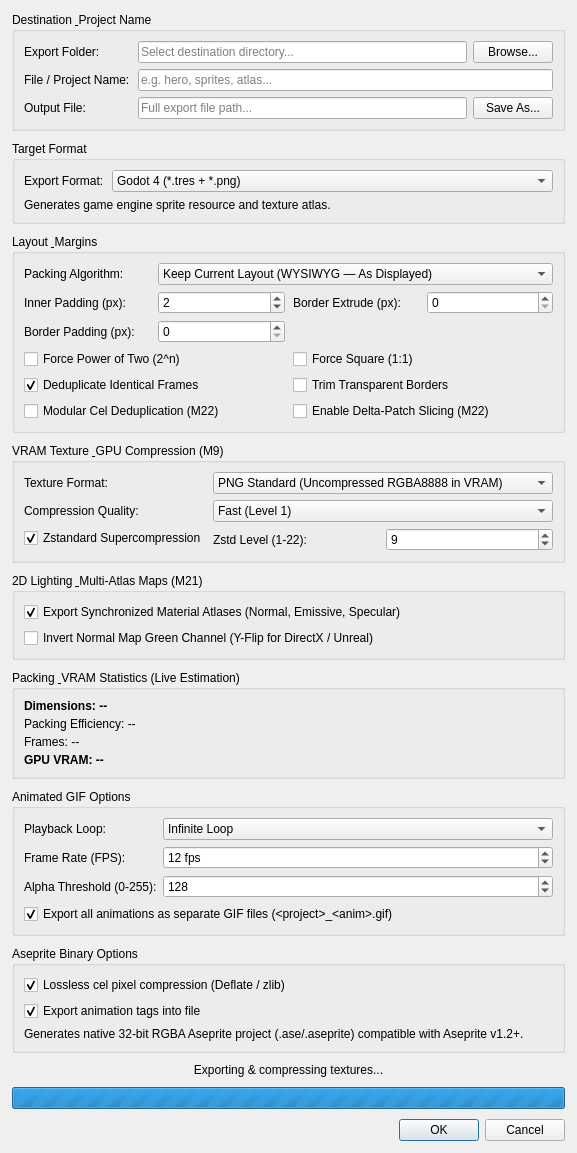
<?xml version="1.0" encoding="UTF-8"?>
<ui version="4.0">
 <class>ExportDialog</class>
 <widget class="QDialog" name="ExportDialog">
  <property name="geometry">
   <rect>
    <x>0</x>
    <y>0</y>
    <width>560</width>
    <height>640</height>
   </rect>
  </property>
  <property name="windowTitle">
   <string>Export Atlas &amp; Animations</string>
  </property>
  <layout class="QVBoxLayout" name="verticalLayoutMain">
   <property name="spacing">
    <number>10</number>
   </property>
   <property name="leftMargin">
    <number>12</number>
   </property>
   <property name="topMargin">
    <number>12</number>
   </property>
   <property name="rightMargin">
    <number>12</number>
   </property>
   <property name="bottomMargin">
    <number>12</number>
   </property>
   <item>
    <widget class="QGroupBox" name="grpDestination">
     <property name="title">
      <string>Destination &amp; Project Name</string>
     </property>
     <layout class="QGridLayout" name="gridLayoutDest">
      <property name="horizontalSpacing">
       <number>8</number>
      </property>
      <property name="verticalSpacing">
       <number>6</number>
      </property>
      <item row="0" column="0">
       <widget class="QLabel" name="lblOutputDir">
        <property name="text">
         <string>Export Folder:</string>
        </property>
       </widget>
      </item>
      <item row="0" column="1">
       <layout class="QHBoxLayout" name="hLayoutDir">
        <property name="spacing">
         <number>6</number>
        </property>
        <item>
         <widget class="QLineEdit" name="txtOutputDir">
          <property name="placeholderText">
           <string>Select destination directory...</string>
          </property>
         </widget>
        </item>
        <item>
         <widget class="QPushButton" name="btnBrowseDir">
          <property name="text">
           <string>Browse...</string>
          </property>
         </widget>
        </item>
       </layout>
      </item>
      <item row="1" column="0">
       <widget class="QLabel" name="lblBaseName">
        <property name="text">
         <string>File / Project Name:</string>
        </property>
       </widget>
      </item>
      <item row="1" column="1">
       <widget class="QLineEdit" name="txtBaseName">
        <property name="placeholderText">
         <string>e.g. hero, sprites, atlas...</string>
        </property>
       </widget>
      </item>
      <item row="2" column="0">
       <widget class="QLabel" name="lblFullExportPath">
        <property name="text">
         <string>Output File:</string>
        </property>
       </widget>
      </item>
      <item row="2" column="1">
       <layout class="QHBoxLayout" name="hLayoutFull">
        <property name="spacing">
         <number>6</number>
        </property>
        <item>
         <widget class="QLineEdit" name="txtFilePath">
          <property name="readOnly">
           <bool>false</bool>
          </property>
          <property name="placeholderText">
           <string>Full export file path...</string>
          </property>
         </widget>
        </item>
        <item>
         <widget class="QPushButton" name="btnBrowse">
          <property name="text">
           <string>Save As...</string>
          </property>
         </widget>
        </item>
       </layout>
      </item>
     </layout>
    </widget>
   </item>
   <item>
    <widget class="QGroupBox" name="grpFormat">
     <property name="title">
      <string>Target Format</string>
     </property>
     <layout class="QVBoxLayout" name="verticalLayoutFormat">
      <property name="spacing">
       <number>6</number>
      </property>
      <item>
       <layout class="QHBoxLayout" name="hLayoutFormat">
        <property name="spacing">
         <number>8</number>
        </property>
        <item>
         <widget class="QLabel" name="lblFormat">
          <property name="text">
           <string>Export Format:</string>
          </property>
         </widget>
        </item>
        <item>
         <widget class="QComboBox" name="comboFormat">
          <property name="sizePolicy">
           <sizepolicy hsizetype="Expanding" vsizetype="Fixed">
            <horstretch>0</horstretch>
            <verstretch>0</verstretch>
           </sizepolicy>
          </property>
          <item>
           <property name="text">
            <string>Godot 4 (*.tres + *.png)</string>
           </property>
          </item>
          <item>
           <property name="text">
            <string>TexturePacker JSON (*.json + *.png)</string>
           </property>
          </item>
          <item>
           <property name="text">
            <string>Aseprite JSON (*.json + *.png)</string>
           </property>
          </item>
          <item>
           <property name="text">
            <string>Unity 2D Sprite Mesh (*.unity.json + *.png)</string>
           </property>
          </item>
          <item>
           <property name="text">
            <string>Unreal Engine Paper2D (*.paper2d.json + *.png)</string>
           </property>
          </item>
         </widget>
        </item>
       </layout>
      </item>
      <item>
       <widget class="QLabel" name="lblFormatDesc">
        <property name="text">
         <string>Generates game engine sprite resource and texture atlas.</string>
        </property>
        <property name="wordWrap">
         <bool>true</bool>
        </property>
       </widget>
      </item>
     </layout>
    </widget>
   </item>
   <item>
    <widget class="QGroupBox" name="grpGeometry">
     <property name="title">
      <string>Layout &amp; Margins</string>
     </property>
     <layout class="QGridLayout" name="gridLayoutGeometry">
      <property name="horizontalSpacing">
       <number>8</number>
      </property>
      <property name="verticalSpacing">
       <number>6</number>
      </property>
      <item row="0" column="0">
       <widget class="QLabel" name="lblAlgorithm">
        <property name="text">
         <string>Packing Algorithm:</string>
        </property>
       </widget>
      </item>
      <item row="0" column="1" colspan="3">
       <widget class="QComboBox" name="comboAlgorithm">
        <item>
         <property name="text">
          <string>Keep Current Layout (WYSIWYG — As Displayed)</string>
         </property>
        </item>
        <item>
         <property name="text">
          <string>MaxRects (Best Short Side Fit — Recommended)</string>
         </property>
        </item>
        <item>
         <property name="text">
          <string>MaxRects (Best Area Fit)</string>
         </property>
        </item>
        <item>
         <property name="text">
          <string>MaxRects (Best Long Side Fit)</string>
         </property>
        </item>
        <item>
         <property name="text">
          <string>MaxRects (Bottom Left)</string>
         </property>
        </item>
        <item>
         <property name="text">
          <string>Tight Polygon Packing (Nesting — Overlapping Rects)</string>
         </property>
        </item>
        <item>
         <property name="text">
          <string>Power of Two (Row Shelf)</string>
         </property>
        </item>
        <item>
         <property name="text">
          <string>Row / Shelf</string>
         </property>
        </item>
        <item>
         <property name="text">
          <string>Uniform Grid</string>
         </property>
        </item>
       </widget>
      </item>
      <item row="1" column="0">
       <widget class="QLabel" name="lblPadding">
        <property name="text">
         <string>Inner Padding (px):</string>
        </property>
       </widget>
      </item>
      <item row="1" column="1">
       <widget class="QSpinBox" name="spinPadding">
        <property name="minimum">
         <number>0</number>
        </property>
        <property name="maximum">
         <number>32</number>
        </property>
        <property name="value">
         <number>2</number>
        </property>
       </widget>
      </item>
      <item row="1" column="2">
       <widget class="QLabel" name="lblExtrude">
        <property name="text">
         <string>Border Extrude (px):</string>
        </property>
       </widget>
      </item>
      <item row="1" column="3">
       <widget class="QSpinBox" name="spinExtrude">
        <property name="minimum">
         <number>0</number>
        </property>
        <property name="maximum">
         <number>4</number>
        </property>
        <property name="value">
         <number>0</number>
        </property>
       </widget>
      </item>
      <item row="2" column="0">
       <widget class="QLabel" name="lblBorderPadding">
        <property name="text">
         <string>Border Padding (px):</string>
        </property>
       </widget>
      </item>
      <item row="2" column="1">
       <widget class="QSpinBox" name="spinBorderPadding">
        <property name="minimum">
         <number>0</number>
        </property>
        <property name="maximum">
         <number>32</number>
        </property>
        <property name="value">
         <number>0</number>
        </property>
       </widget>
      </item>
      <item row="3" column="0" colspan="2">
       <widget class="QCheckBox" name="chkPowerOfTwo">
        <property name="text">
         <string>Force Power of Two (2^n)</string>
        </property>
        <property name="toolTip">
         <string>Ensures atlas dimensions are powers of 2 for GPU hardware compatibility</string>
        </property>
       </widget>
      </item>
      <item row="3" column="2" colspan="2">
       <widget class="QCheckBox" name="chkForceSquare">
        <property name="text">
         <string>Force Square (1:1)</string>
        </property>
       </widget>
      </item>
      <item row="4" column="0" colspan="2">
       <widget class="QCheckBox" name="chkDeduplicate">
        <property name="text">
         <string>Deduplicate Identical Frames</string>
        </property>
        <property name="toolTip">
         <string>Identical frames share texture space in the atlas while preserving animation sequences</string>
        </property>
        <property name="checked">
         <bool>true</bool>
        </property>
       </widget>
      </item>
      <item row="4" column="2" colspan="2">
       <widget class="QCheckBox" name="chkTrim">
        <property name="text">
         <string>Trim Transparent Borders</string>
        </property>
       </widget>
      </item>
      <item row="5" column="0" colspan="2">
       <widget class="QCheckBox" name="chkDeduplicateCels">
        <property name="text">
         <string>Modular Cel Deduplication (M22)</string>
        </property>
        <property name="toolTip">
         <string>Deduplicates shared cels across animation layers and frames via 64-bit XXH3 hashing</string>
        </property>
       </widget>
      </item>
      <item row="5" column="2" colspan="2">
       <widget class="QCheckBox" name="chkDeltaPatching">
        <property name="text">
         <string>Enable Delta-Patch Slicing (M22)</string>
        </property>
        <property name="toolTip">
         <string>Extracts dirty bounding-box patches between consecutive animation frames when delta area is small, reducing VRAM texture consumption</string>
        </property>
       </widget>
      </item>
     </layout>
    </widget>
   </item>
   <item>
    <widget class="QGroupBox" name="grpVram">
     <property name="title">
      <string>VRAM Texture &amp; GPU Compression (M9)</string>
     </property>
     <layout class="QFormLayout" name="formLayoutVram">
      <property name="fieldGrowthPolicy">
       <enum>QFormLayout::AllNonFixedFieldsGrow</enum>
      </property>
      <item row="0" column="0">
       <widget class="QLabel" name="lblTextureFormat">
        <property name="text">
         <string>Texture Format:</string>
        </property>
       </widget>
      </item>
      <item row="0" column="1">
       <widget class="QComboBox" name="comboTextureFormat">
        <item>
         <property name="text">
          <string>PNG Standard (Uncompressed RGBA8888 in VRAM)</string>
         </property>
        </item>
        <item>
         <property name="text">
          <string>KTX2 Universal (UASTC 4x4 — Highest Pixel Art Fidelity)</string>
         </property>
        </item>
        <item>
         <property name="text">
          <string>KTX2 Ultra-Compact (ETC1S — Smallest Size)</string>
         </property>
        </item>
       </widget>
      </item>
      <item row="1" column="0">
       <widget class="QLabel" name="lblVramQuality">
        <property name="text">
         <string>Compression Quality:</string>
        </property>
       </widget>
      </item>
      <item row="1" column="1">
       <widget class="QComboBox" name="comboVramQuality">
        <item>
         <property name="text">
          <string>Fast (Level 1)</string>
         </property>
        </item>
        <item>
         <property name="text">
          <string>Normal (Level 2 - Recommended)</string>
         </property>
        </item>
        <item>
         <property name="text">
          <string>High Quality (Level 3)</string>
         </property>
        </item>
       </widget>
      </item>
      <item row="2" column="0">
       <widget class="QCheckBox" name="chkZstd">
        <property name="text">
         <string>Zstandard Supercompression</string>
        </property>
        <property name="toolTip">
         <string>Applies Zstandard lossless compression to KTX2 payload</string>
        </property>
        <property name="checked">
         <bool>true</bool>
        </property>
       </widget>
      </item>
      <item row="2" column="1">
       <layout class="QHBoxLayout" name="hLayoutZstd">
        <item>
         <widget class="QLabel" name="lblZstdLevel">
          <property name="text">
           <string>Zstd Level (1-22):</string>
          </property>
         </widget>
        </item>
        <item>
         <widget class="QSpinBox" name="spinZstdLevel">
          <property name="minimum">
           <number>1</number>
          </property>
          <property name="maximum">
           <number>22</number>
          </property>
          <property name="value">
           <number>9</number>
          </property>
         </widget>
        </item>
       </layout>
      </item>
     </layout>
    </widget>
   </item>
   <item>
    <widget class="QGroupBox" name="grpLighting">
     <property name="title">
      <string>2D Lighting &amp; Multi-Atlas Maps (M21)</string>
     </property>
     <layout class="QVBoxLayout" name="verticalLayoutLighting">
      <property name="spacing">
       <number>6</number>
      </property>
      <item>
       <widget class="QCheckBox" name="chkExportMaterialMaps">
        <property name="text">
         <string>Export Synchronized Material Atlases (Normal, Emissive, Specular)</string>
        </property>
        <property name="toolTip">
         <string>Generates synchronized slave atlases (_n, _e, _s) matching diffuse layout</string>
        </property>
        <property name="checked">
         <bool>true</bool>
        </property>
       </widget>
      </item>
      <item>
       <widget class="QCheckBox" name="chkNormalMapYFlip">
        <property name="text">
         <string>Invert Normal Map Green Channel (Y-Flip for DirectX / Unreal)</string>
        </property>
        <property name="toolTip">
         <string>Inverts normal map green channel (OpenGL/Godot Y+ vs DirectX/Unity/Unreal Y-)</string>
        </property>
        <property name="checked">
         <bool>false</bool>
        </property>
       </widget>
      </item>
     </layout>
    </widget>
   </item>
   <item>
    <widget class="QGroupBox" name="grpStats">
     <property name="title">
      <string>Packing &amp; VRAM Statistics (Live Estimation)</string>
     </property>
     <layout class="QVBoxLayout" name="verticalLayoutStats">
      <property name="spacing">
       <number>4</number>
      </property>
      <item>
       <widget class="QLabel" name="lblDimensions">
        <property name="font">
         <font>
          <bold>true</bold>
         </font>
        </property>
        <property name="text">
         <string>Dimensions: --</string>
        </property>
       </widget>
      </item>
      <item>
       <widget class="QLabel" name="lblEfficiency">
        <property name="text">
         <string>Packing Efficiency: --</string>
        </property>
       </widget>
      </item>
      <item>
       <widget class="QLabel" name="lblFrames">
        <property name="text">
         <string>Frames: --</string>
        </property>
       </widget>
      </item>
      <item>
       <widget class="QLabel" name="lblVramSavings">
        <property name="font">
         <font>
          <bold>true</bold>
         </font>
        </property>
        <property name="text">
         <string>GPU VRAM: --</string>
        </property>
       </widget>
      </item>
     </layout>
    </widget>
   </item>
   <item>
    <widget class="QGroupBox" name="grpGifOptions">
     <property name="title">
      <string>Animated GIF Options</string>
     </property>
     <layout class="QFormLayout" name="formLayoutGif">
      <property name="fieldGrowthPolicy">
       <enum>QFormLayout::AllNonFixedFieldsGrow</enum>
      </property>
      <item row="0" column="0">
       <widget class="QLabel" name="lblGifLoop">
        <property name="text">
         <string>Playback Loop:</string>
        </property>
       </widget>
      </item>
      <item row="0" column="1">
       <widget class="QComboBox" name="comboGifLoop">
        <item>
         <property name="text">
          <string>Infinite Loop</string>
         </property>
        </item>
        <item>
         <property name="text">
          <string>Play Once</string>
         </property>
        </item>
        <item>
         <property name="text">
          <string>Ping-Pong (Forward-Backward)</string>
         </property>
        </item>
       </widget>
      </item>
      <item row="1" column="0">
       <widget class="QLabel" name="lblGifFps">
        <property name="text">
         <string>Frame Rate (FPS):</string>
        </property>
       </widget>
      </item>
      <item row="1" column="1">
       <widget class="QSpinBox" name="spinGifFps">
        <property name="minimum">
         <number>1</number>
        </property>
        <property name="maximum">
         <number>60</number>
        </property>
        <property name="value">
         <number>12</number>
        </property>
        <property name="suffix">
         <string> fps</string>
        </property>
       </widget>
      </item>
      <item row="2" column="0">
       <widget class="QLabel" name="lblGifAlphaThreshold">
        <property name="text">
         <string>Alpha Threshold (0-255):</string>
        </property>
       </widget>
      </item>
      <item row="2" column="1">
       <widget class="QSpinBox" name="spinGifAlphaThreshold">
        <property name="toolTip">
         <string>Pixels with alpha below this threshold will be completely transparent.</string>
        </property>
        <property name="minimum">
         <number>0</number>
        </property>
        <property name="maximum">
         <number>255</number>
        </property>
        <property name="value">
         <number>128</number>
        </property>
       </widget>
      </item>
      <item row="3" column="0" colspan="2">
       <widget class="QCheckBox" name="chkGifAllAnimations">
        <property name="text">
         <string>Export all animations as separate GIF files (&lt;project&gt;_&lt;anim&gt;.gif)</string>
        </property>
        <property name="checked">
         <bool>true</bool>
        </property>
       </widget>
      </item>
     </layout>
    </widget>
   </item>
   <item>
    <widget class="QGroupBox" name="grpAsepriteOptions">
     <property name="title">
      <string>Aseprite Binary Options</string>
     </property>
     <layout class="QVBoxLayout" name="verticalLayoutAseprite">
      <property name="spacing">
       <number>6</number>
      </property>
      <item>
       <widget class="QCheckBox" name="chkAsepriteCompress">
        <property name="text">
         <string>Lossless cel pixel compression (Deflate / zlib)</string>
        </property>
        <property name="toolTip">
         <string>Compresses cel pixel data using standard zlib compression for smaller file size.</string>
        </property>
        <property name="checked">
         <bool>true</bool>
        </property>
       </widget>
      </item>
      <item>
       <widget class="QCheckBox" name="chkAsepriteTags">
        <property name="text">
         <string>Export animation tags into file</string>
        </property>
        <property name="toolTip">
         <string>Embeds project animation sequences as Aseprite tags (chunk 0x2018).</string>
        </property>
        <property name="checked">
         <bool>true</bool>
        </property>
       </widget>
      </item>
      <item>
       <widget class="QLabel" name="lblAsepriteInfo">
        <property name="text">
         <string>Generates native 32-bit RGBA Aseprite project (.ase/.aseprite) compatible with Aseprite v1.2+.</string>
        </property>
        <property name="wordWrap">
         <bool>true</bool>
        </property>
       </widget>
      </item>
     </layout>
    </widget>
   </item>
   <item>
    <spacer name="verticalSpacer">
     <property name="orientation">
      <enum>Qt::Vertical</enum>
     </property>
     <property name="sizeHint" stdset="0">
      <size>
       <width>20</width>
       <height>8</height>
      </size>
     </property>
    </spacer>
   </item>
   <item>
    <widget class="QLabel" name="lblExportStatus">
     <property name="visible">
      <bool>false</bool>
     </property>
     <property name="text">
      <string>Exporting &amp; compressing textures...</string>
     </property>
     <property name="alignment">
      <set>Qt::AlignCenter</set>
     </property>
     <property name="wordWrap">
      <bool>true</bool>
     </property>
    </widget>
   </item>
   <item>
    <widget class="QProgressBar" name="progressBarExport">
     <property name="visible">
      <bool>false</bool>
     </property>
     <property name="minimum">
      <number>0</number>
     </property>
     <property name="maximum">
      <number>0</number>
     </property>
     <property name="value">
      <number>-1</number>
     </property>
     <property name="textVisible">
      <bool>false</bool>
     </property>
    </widget>
   </item>
   <item>
    <widget class="QDialogButtonBox" name="buttonBox">
     <property name="orientation">
      <enum>Qt::Horizontal</enum>
     </property>
     <property name="standardButtons">
      <set>QDialogButtonBox::Cancel|QDialogButtonBox::Ok</set>
     </property>
    </widget>
   </item>
  </layout>
 </widget>
 <resources/>
 <connections>
  <connection>
   <sender>buttonBox</sender>
   <signal>accepted()</signal>
   <receiver>ExportDialog</receiver>
   <slot>accept()</slot>
   <hints>
    <hint type="sourcelabel">
     <x>248</x>
     <y>254</y>
    </hint>
    <hint type="destinationlabel">
     <x>157</x>
     <y>274</y>
    </hint>
   </hints>
  </connection>
  <connection>
   <sender>buttonBox</sender>
   <signal>rejected()</signal>
   <receiver>ExportDialog</receiver>
   <slot>reject()</slot>
   <hints>
    <hint type="sourcelabel">
     <x>316</x>
     <y>260</y>
    </hint>
    <hint type="destinationlabel">
     <x>286</x>
     <y>274</y>
    </hint>
   </hints>
  </connection>
 </connections>
</ui>
